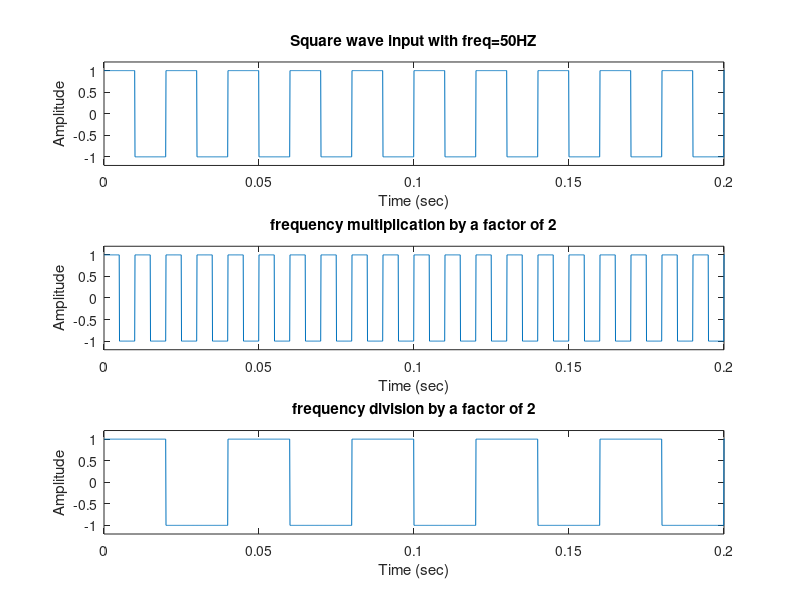

Write the MATLAB code that produced this figure.
% program for frequency synthesizer
close all;
clear all;
clc
fs = 10000;
t = 0:1/fs:1.5;
f=50;
x1 = square(2*pi*f*t);
subplot(3,1,1)
plot(t,x1); axis([0 0.2 -1.2 1.2])
xlabel('Time (sec)');ylabel('Amplitude');
title('Square wave input with freq=50HZ');
t = 0:1/fs:1.5;
x2 = square(2*pi*2*f*t);
subplot(3,1,2)
plot(t,x2); axis([0 0.2 -1.2 1.2])
xlabel('Time (sec)');ylabel('Amplitude');
title('frequency multiplication by a factor of 2');
x3 = square(2*pi*f/2*t);
subplot(3,1,3)
plot(t,x3); axis([0 0.2 -1.2 1.2])
xlabel('Time (sec)');ylabel('Amplitude');
title('frequency division by a factor of 2');